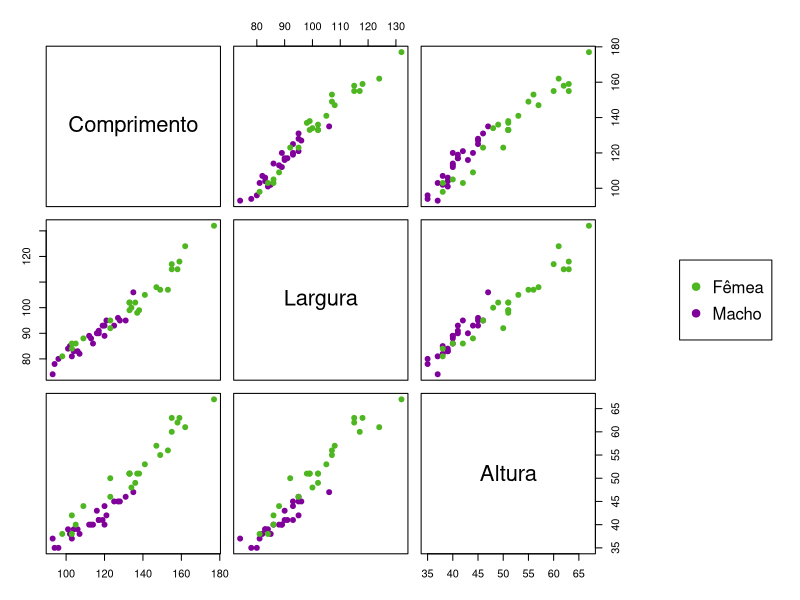
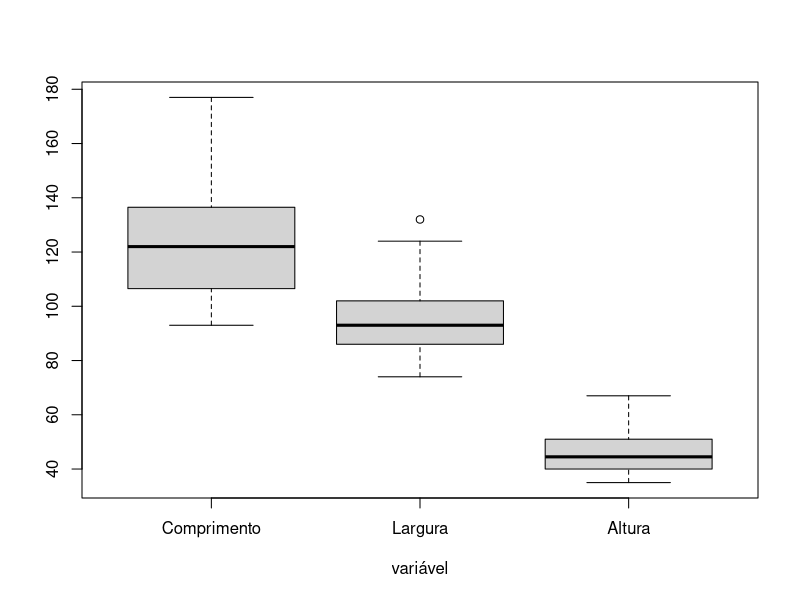
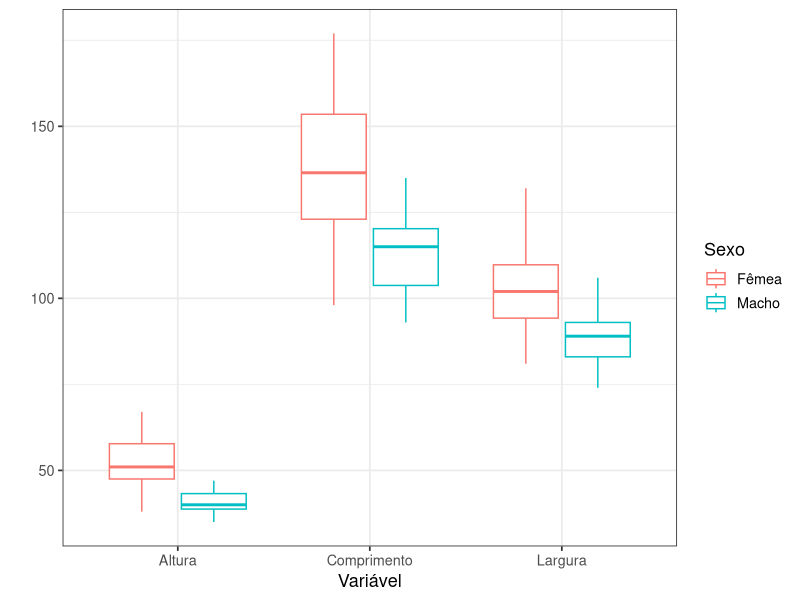
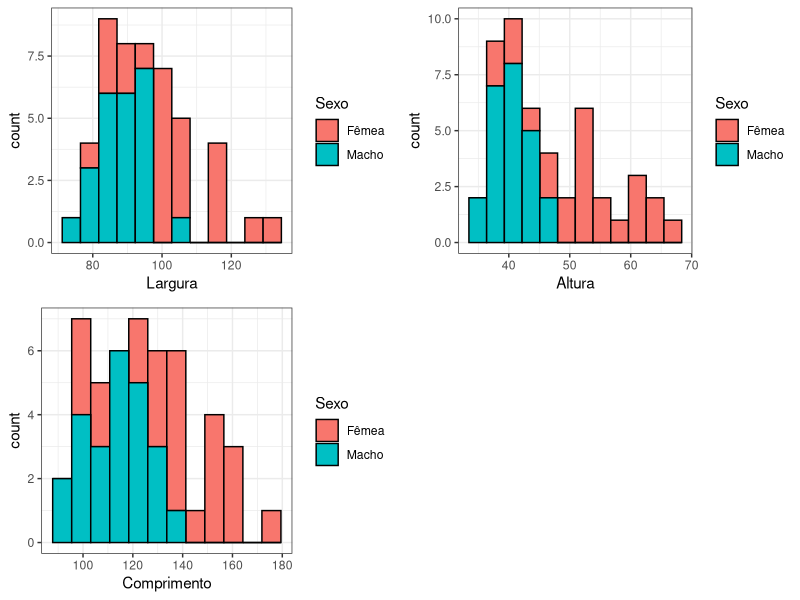
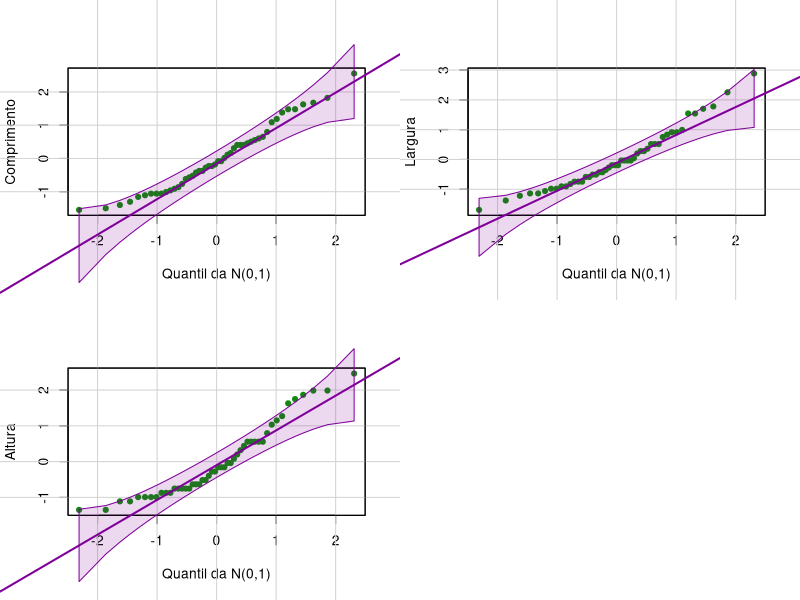

These figures' R source, in order:
library(tidyverse)
library(grid)
library(gridExtra)
library(car)

# Leitura dos dados
tartarugas <- read_csv("dados/tartarugas.csv")

# Transformando em factor
tartarugas$sex <- as.factor(tartarugas$sex)

# Mudando nomes das colunas
colnames(tartarugas) <- c("Comprimento", "Largura", "Altura", "Sexo")

################################################################################
############################# Analise Descritiva ###############################
################################################################################

# Variáveis sumárias
medados <-rbind(apply(tartarugas[1:3],2,mean),
                apply(tartarugas[1:3],2,var),
                apply(tartarugas[1:3],2,sd),
                100*apply(tartarugas[1:3],2,sd)/apply(tartarugas[1:3],2,mean),
                apply(tartarugas[1:3],2,min),
                apply(tartarugas[1:3],2,quantile,0.5),
                apply(tartarugas[1:3],2,max))
                
rownames(medados)<-c("Média","Var.","DP","CV(%)","Mínimo","Mediana","Máximo")

medados

# Gráfico de dispersão
par(mfrow=c(1,1))
pairs(tartarugas[1:3],
      col = c("#4DB620", "#80009A")[tartarugas$Sexo],   # Change color by group
      pch = 19,                            # Change points by group
      labels = c("Comprimento", "Largura", "Altura"),
      oma=c(3,3,3,15))
par(xpd = TRUE)
legend("right", col = c("#4DB620", "#80009A"),   # Change color by group
       pch = c(19,19), legend = c("Fêmea","Macho"))

# Boxplot geral
par(mfrow=c(1,1))
boxplot(tartarugas[1:3],xlab="variável")

# Boxplot por sexo
tartarugas %>% gather("a", "b", -Sexo) %>%
  ggplot(aes(x=a, y=b, color=Sexo))+
  geom_boxplot()+
  labs(
    x = "Variável",
    y = "",
    color = "Sexo"
  ) +
  theme_bw(base_size = 13)

# Histogramas
grid.arrange(tartarugas %>% ggplot()+
               geom_histogram(aes(Largura, fill=Sexo), bins=12, col="black")+
               theme_bw(), 
             tartarugas %>% ggplot()+
               geom_histogram(aes(Altura, fill=Sexo), bins=12, col="black")+
               theme_bw(),
             tartarugas %>% ggplot()+
               geom_histogram(aes(Comprimento, fill=Sexo), bins=12, col="black")+
               theme_bw(),
             nrow=2, ncol=2)

# Gráfico Q-Q
par(mfrow=c(2,2))
for(i in 1:3){
  qqPlot(scale(tartarugas[i]),dist="norm", id=F,
         mean=0,sd=1,col.lines="#80009A",pch = 19, col="#108A0C",
         xlab="Quantil da N(0,1)",ylab=colnames(tartarugas)[i])
}

################################################################################
################################# Modelagem ####################################
################################################################################
